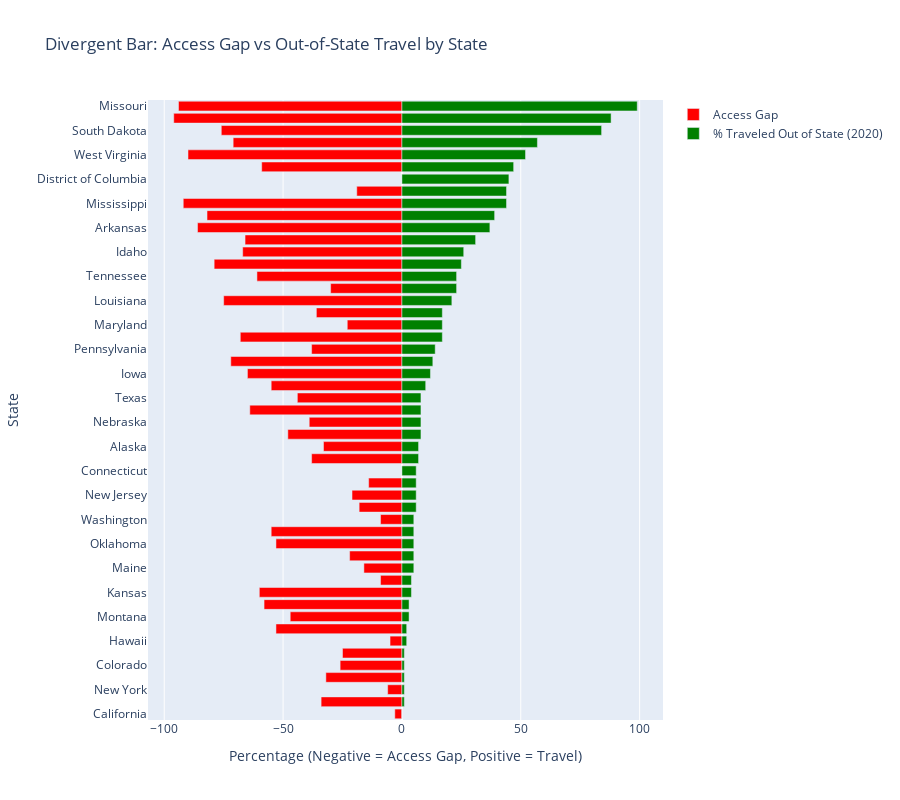

The code cell stored with this chart in its notebook:
### Code cell
import plotly.graph_objects as go
#df['Access Gap'] = pd.to_numeric(df['% of women aged 15-44 living in a county without a clinic, 2020'], errors='coerce')
# Sort states by Access Gap
df_sorted = df.sort_values('% of residents obtaining abortions who traveled out of state for care, 2020', ascending=True)

# Flip one metric (so bars go opposite directions)
travel = df_sorted['% of residents obtaining abortions who traveled out of state for care, 2020']
access_gap = -pd.to_numeric(df_sorted['% of women aged 15-44 living in a county without a clinic, 2020'])

fig_div = go.Figure()

fig_div.add_trace(go.Bar(
    x=access_gap,
    y=df_sorted['U.S. State'],
    name='Access Gap',
    orientation='h',
    marker_color='red'
))

fig_div.add_trace(go.Bar(
    x=travel,
    y=df_sorted['U.S. State'],
    name='% Traveled Out of State (2020)',
    orientation='h',
    marker_color='green'
))

fig_div.update_layout(
    title="Divergent Bar: Access Gap vs Out-of-State Travel by State",
    xaxis=dict(title='Percentage (Negative = Access Gap, Positive = Travel)', zeroline=True),
    yaxis=dict(title='State'),
    barmode='relative',  # required for divergent layout
    height=800
)

fig_div.show()

### Figure 1 — Plotly figure (JSON) as saved in the notebook; plotly's stock layout.template omitted (floating-point values rounded to 4 significant figures)
{"data": [{"marker": {"color": "red"}, "name": "Access Gap", "orientation": "h", "type": "bar", "x": [-3, -34, -6, -32, -26, -25, -5, -53, -47, -58, -60, -9, -16, -22, -53, -55, -9, -18, -21, -14, 0, -38, -33, -48, -39, -64, -44, -55, -65, -72, -38, -68, -23, -36, -75, -30, -61, -79, -67, -66, -86, -82, -92, -19, 0, -59, -90, -71, -76, -96, -94], "y": ["California", "Michigan", "New York", "Illinois", "Colorado", "Florida", "Hawaii", "North Carolina", "Montana", "Minnesota", "Kansas", "Nevada", "Maine", "Oregon", "Oklahoma", "Georgia", "Washington", "Arizona", "New Jersey", "Massachusetts", "Connecticut", "Vermont", "Alaska", "New Mexico", "Nebraska", "Utah", "Texas", "Ohio", "Iowa", "North Dakota", "Pennsylvania", "Wisconsin", "Maryland", "Rhode Island", "Louisiana", "New Hampshire", "Tennessee", "Virginia", "Idaho", "Indiana", "Arkansas", "Kentucky", "Mississippi", "Delaware", "District of Columbia", "Alabama", "West Virginia", "South Carolina", "South Dakota", "Wyoming", "Missouri"]}, {"marker": {"color": "green"}, "name": "% Traveled Out of State (2020)", "orientation": "h", "type": "bar", "x": [0, 1, 1, 1, 1, 1, 2, 2, 3, 3, 4, 4, 5, 5, 5, 5, 5, 6, 6, 6, 6, 7, 7, 8, 8, 8, 8, 10, 12, 13, 14, 17, 17, 17, 21, 23, 23, 25, 26, 31, 37, 39, 44, 44, 45, 47, 52, 57, 84, 88, 99], "y": ["California", "Michigan", "New York", "Illinois", "Colorado", "Florida", "Hawaii", "North Carolina", "Montana", "Minnesota", "Kansas", "Nevada", "Maine", "Oregon", "Oklahoma", "Georgia", "Washington", "Arizona", "New Jersey", "Massachusetts", "Connecticut", "Vermont", "Alaska", "New Mexico", "Nebraska", "Utah", "Texas", "Ohio", "Iowa", "North Dakota", "Pennsylvania", "Wisconsin", "Maryland", "Rhode Island", "Louisiana", "New Hampshire", "Tennessee", "Virginia", "Idaho", "Indiana", "Arkansas", "Kentucky", "Mississippi", "Delaware", "District of Columbia", "Alabama", "West Virginia", "South Carolina", "South Dakota", "Wyoming", "Missouri"]}], "layout": {"barmode": "relative", "height": 800, "title": {"text": "Divergent Bar: Access Gap vs Out-of-State Travel by State"}, "xaxis": {"title": {"text": "Percentage (Negative = Access Gap, Positive = Travel)"}, "zeroline": true}, "yaxis": {"title": {"text": "State"}}}}
